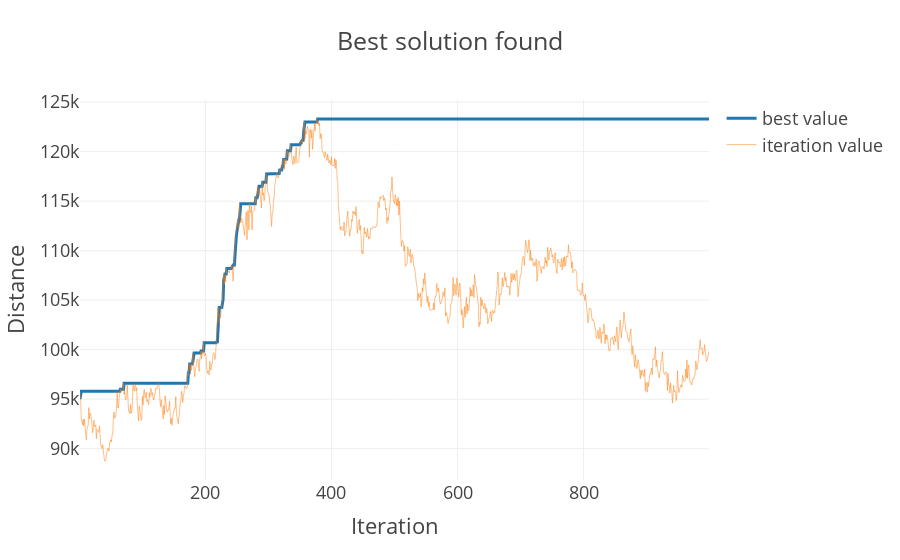

This figure's notebook cell:
### Code cell
rg = Generator(PCG64(4209)) # set your own unique seed number
startPoint = 20*np.ones([10])
startPoint[-1] = np.Inf
best_soln, best_revenue = LocalSearch(rg,startPoint,1000)

### Figure 1 — Plotly figure (JSON) as saved in the notebook; plotly's stock layout.template omitted (floating-point values rounded to 4 significant figures; data arrays with more than 128 entries replaced by an {"elided": "..."} marker saying what was removed)
{"data": [{"mode": "lines", "name": "best value", "type": "scatter", "x": {"elided": "999 int values"}, "y": {"elided": "999 int values"}}, {"line": {"width": 0.5}, "mode": "lines", "name": "iteration value", "type": "scatter", "x": {"elided": "999 int values"}, "y": {"elided": "999 int values"}}], "layout": {"title": {"text": "Best solution found"}, "xaxis": {"title": {"text": "Iteration"}}, "yaxis": {"title": {"text": "Distance"}}}}
